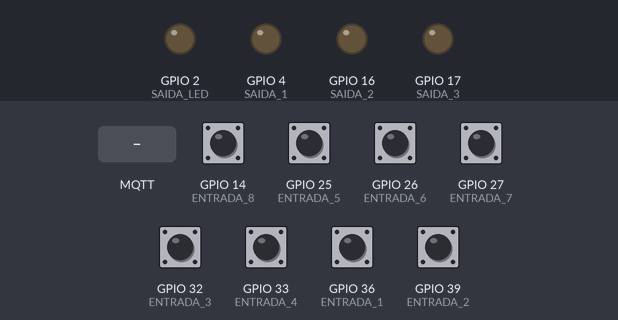
Simulated run of this sketch. Board: ESP32. Shown: output pins drawn as LEDs (lit = HIGH). Inputs (shaded band) come from the test bench; at power-on: GPIO 14 (ENTRADA_8), GPIO 25 (ENTRADA_5), GPIO 26 (ENTRADA_6), GPIO 27 (ENTRADA_7), GPIO 32 (ENTRADA_3), GPIO 33 (ENTRADA_4), GPIO 36 (ENTRADA_1), GPIO 39 (ENTRADA_2) HIGH. WiFi joins after 1.5 s; servers stay silent unless stated; network time is answered at once with the bench clock; the local clock reads 2024-03-15 10:24:30 at power-on unless the sketch sets it; random numbers use the default seed unless the sketch sets one; EEPROM starts erased; no MQTT or app messages arrive unless stated; what the sketch prints to the serial monitor is not drawn.

Above: at 2.2 s.
2.3 s: GPIO 25 (ENTRADA_5) pulled LOW for 0.15 s
At 2.4 s:
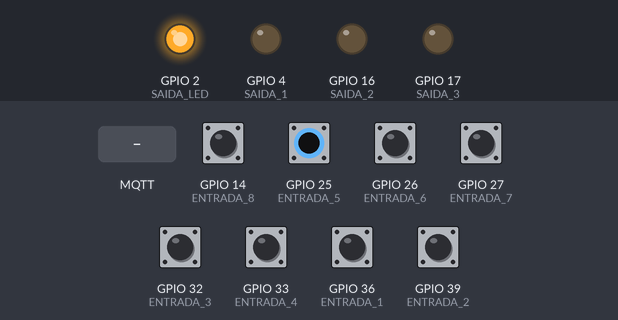
3.9 s: MQTT message "ON" arrives on the first subscribed topic
At 5.2 s:
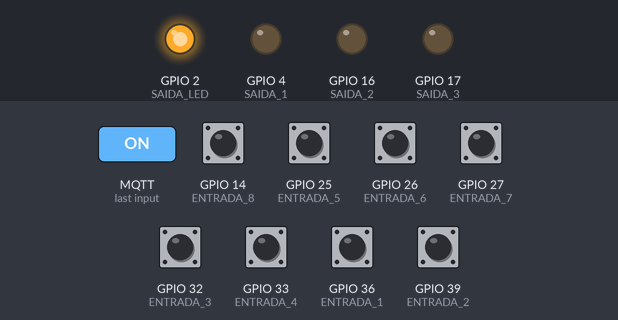
6.5 s: MQTT message "OFF" arrives on the first subscribed topic
At 7.2 s:
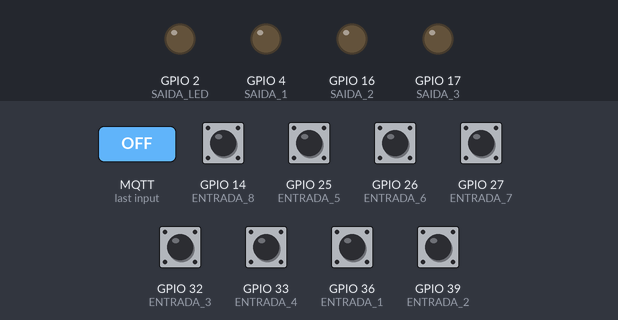
Timing chart, 0 to 9.5 s (numbered marks = the images above; inputs shaded):
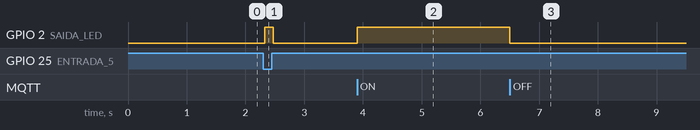

The sketch:

MQTT_ESP32_REDE_W5500_V1.ino
```cpp
#include <WiFi.h>
#include <PubSubClient.h>
#include <ArduinoJson.h>
#include <Ethernet.h>
#include <Bounce2.h>
#include <EthernetUdp.h>
#include <NTPClient.h>
#include <TimeLib.h>
#include "pinConfig.h"
#include "HoraDataNTP.h"

#define ETH_SPI_SCS 5  // CS (Chip Select),


byte mac[] = { 0xDE, 0xAD, 0xBE, 0xEF, 0xFE, 0xED };
IPAddress ip(192, 168, 1, 177);
IPAddress gateway(192, 168, 1, 254);
IPAddress subnet(255, 255, 255, 0);
IPAddress dns(8, 8, 8, 8);

//const char* ssid = "Francisco";
//const char* password = "fransousa";


const char* mqtt_server = "192.168.1.13";  // servidor MQTT
const int mqtt_port = 1883;
const char* mqtt_user = "";  // usuario mqtt
const char* mqtt_pass = "";  // senha mqtt


const char* device_id = "Placa_01";  // Id da placa

// Topicos
const char* topic_telemetry = "esp32/mqtt/dados_json";  // dados Json a cada 5 segundos
const char* topic_command = "esp32/mqtt/cmd";           // comando ON ou OFF
const char* topic_status = "esp32/mqtt/status";         // status de conexão da placa


EthernetClient espClient;
PubSubClient client(espClient);

EthernetUDP ntpUDP;
NTPClient timeClient(ntpUDP, "a.st1.ntp.br", -10800);

// Timers for non-blocking delays
unsigned long lastMsgTime = 0;
const long interval = 5000;  // envia a cada 5 segundos


void checa_rede() {
  Serial.println("Checando hardware...");
  if (Ethernet.hardwareStatus() == EthernetNoHardware) {
    Serial.println("ERRO: Defeito na W5500 ou ausente!");
    return;
  } else {
    Serial.println("Ethernet detectada!");
  }

  //Check if cable is connected
  if (Ethernet.linkStatus() == LinkOFF) {
    Serial.println("Cabo desconectado.");
  } else {
    Serial.println("Cabo conectado!");
    Serial.print("conectado ao IP : ");
    Serial.println(ip);
  }
}
void setup_wifi() {
  delay(10);
  Serial.println();
  Serial.print("Conectando ao Wifi: ");
  //Serial.println(ssid);

  WiFi.mode(WIFI_STA);
  // WiFi.begin(ssid, password);

  while (WiFi.status() != WL_CONNECTED) {
    delay(500);
    Serial.print(".");
  }

  Serial.println("");
  Serial.println("WiFi conectado");
  Serial.print("Endereço IP: ");
  Serial.println(WiFi.localIP());
}


void callback(char* topic, byte* payload, unsigned int length) {
  Serial.print("Mensagem recebida [");
  Serial.print(topic);
  Serial.print("] ");


  String message;
  for (int i = 0; i < length; i++) {
    message += (char)payload[i];
  }
  Serial.println(message);

  // comandos publicados
  //  se recebe "ON", liga o LED, caso receba OFF o led apaga
  if (String(topic) == topic_command) {
    if (message == "ON") {
      digitalWrite(SAIDA_LED, HIGH);
      // Feedback da publicação
      client.publish(topic_telemetry, "{\"led\": \"ON\"}");
    } else if (message == "OFF") {
      digitalWrite(SAIDA_LED, LOW);
      client.publish(topic_telemetry, "{\"led\": \"OFF\"}");
    }
  }
}

// reconecta
void reconnect() {

  while (!client.connected()) {
    Serial.print("Attempting MQTT connection...");


    if (client.connect(device_id, mqtt_user, mqtt_pass, topic_status, 1, true, "offline")) {
      Serial.println("Conectado");


      client.publish(topic_status, "online", true);


      client.subscribe(topic_command);
    } else {
      Serial.print("failed, rc=");
      Serial.print(client.state());
      Serial.println(" Tentando novamente em 5s");
     static unsigned long ultimaTentativa = 0;
if (millis() - ultimaTentativa > 5000) {
    ultimaTentativa = millis();
    // tenta conectar...
}
    }
  }
}

int estadoBotao;
Gerenciador meuGerenciador;
void setup() {
  Serial.begin(115200);

  configurarPinos();  // função de configuração da pinagem do esp32
configTime(-10800, 0, "pool.ntp.org");
  meuGerenciador.iniciar();

  delay(1000);
  Serial.println("iniciando conexão Ethernet...");
  Ethernet.init(ETH_SPI_SCS);
  Ethernet.begin(mac, ip, dns, gateway, subnet);
  timeClient.begin();
  // setup_wifi();
  checa_rede();

  client.setServer(mqtt_server, mqtt_port);
  client.setCallback(callback);
}


void loop() {


  // garante a conexão
  if (!client.connected()) {
    reconnect();
  }
  client.loop();  // mantem o mqtt ativo
  atualizarPinos();
  // teste para verifica botao entrada_05 ,pino 25
  if (BT_5.fell()) {
    digitalWrite(SAIDA_LED, HIGH);
    Serial.println("LED Aceso");
    estadoBotao = 1;
  }

  if (BT_5.rose()) {
    digitalWrite(SAIDA_LED, LOW);
    Serial.println("LED Apagado");
    estadoBotao = 0;
  }
  struct tm timeinfo;
  bool conseguiuHora = getLocalTime(&timeinfo);
  unsigned long now = millis();
  if (now - lastMsgTime > interval) {
    lastMsgTime = now;


    // cria instrução Json
    JsonDocument doc;
    if (timeClient.update()) {
    unsigned long epochTime = timeClient.getEpochTime();
    struct tm *ptm = gmtime((const time_t *)&epochTime);

    char dataHora[25];
    sprintf(dataHora, "%02d/%02d/%04d %02d:%02d:%02d",
            ptm->tm_mday, ptm->tm_mon + 1, ptm->tm_year + 1900,
            ptm->tm_hour - 3, ptm->tm_min, ptm->tm_sec); // -3 para GMT-3
    doc["Data_Hora"] = dataHora;
    }
    doc["Placa"] = device_id;

    doc["tempo_millis"] = millis() / 1000;
    doc["wifi_rssi"] = random(20, 30);
    doc["botao_25"] = estadoBotao;
    // simula um valor aleatorio de um sensor
    doc["temp"] = random(20, 30);

    //  JSON para String
    char buffer[256];
    serializeJson(doc, buffer);

    // publica no  MQTT
    Serial.print("Publicação de dados Json: ");
    Serial.println(buffer);
    client.publish(topic_telemetry, buffer);
  }
}
```

HoraDataNTP.h
```cpp
#ifndef HORADATANTP_H
#define HORADATANTP_H

#include <Arduino.h>
#include <Preferences.h>
#include "time.h"

class Gerenciador {
  private:
    Preferences preferences;
    int contador;
    bool jaResetouHoje;
    unsigned long tempoAnteriorSerial;

  public:
    Gerenciador();
    void iniciar();
    void atualizar();
    void incrementar();
    void zerarContador();
    void verificarResetAutomatico(struct tm* timeinfo);
    void exibirStatus(struct tm* timeinfo);

    // Getters para os pinos ou estados se necessário
    int getContador() { return contador; }
};

#endif
```

HoraDataNTPgerenciar.cpp
```cpp
#include "HoraDataNTP.h"

Gerenciador::Gerenciador() {
    contador = 0;
    jaResetouHoje = false;
    tempoAnteriorSerial = 0;
}

void Gerenciador::iniciar() {
    preferences.begin("armazena_cont", false);
    contador = preferences.getInt("cont", 0);
    Serial.printf("Contador recuperado da Flash: %d\n", contador);
}

void Gerenciador::incrementar() {
    contador++;
    preferences.putInt("cont", contador);
    Serial.println("-> Incrementado e salvo!");
}

void Gerenciador::zerarContador() {
    contador = 0;
    preferences.putInt("cont", 0);
}

void Gerenciador::exibirStatus(struct tm* timeinfo) {
    if (millis() - tempoAnteriorSerial >= 1000) {
        tempoAnteriorSerial = millis();

        // Aumenta buffer para "DD/MM/AAAA HH:MM:SS"
        char dataHoraFormatada[20];

        // %d = dia, %m = mês, %Y = ano com 4 dígitos
        strftime(dataHoraFormatada, sizeof(dataHoraFormatada), "%d/%m/%Y %H:%M:%S", timeinfo);

        Serial.printf("[%s] Contador: %d\n", dataHoraFormatada, contador);
        Serial.printf("[%s] ",dataHoraFormatada);

    }
}

void Gerenciador::verificarResetAutomatico(struct tm* timeinfo) {
    if (timeinfo->tm_hour == 6 && timeinfo->tm_min == 0 && !jaResetouHoje) {
        zerarContador();
        jaResetouHoje = true;
        Serial.println(">>> ALERTA: Memória zerada (06:00 AM)!");
    }
    if (timeinfo->tm_hour == 6 && timeinfo->tm_min == 1) {
        jaResetouHoje = false;
    }
}
```

pinConfig.cpp
```cpp
// arquivo de implementacao .cpp
// "diz" ao esp32 quais são os pinos de entrada e saida
#include "pinConfig.h"
#include <Bounce2.h>

// Instanciando os objetos
Bounce BT_1 = Bounce();
Bounce BT_2 = Bounce();
Bounce BT_3 = Bounce();
Bounce BT_4 = Bounce();
Bounce BT_5 = Bounce();
Bounce BT_6 = Bounce();
Bounce BT_7 = Bounce();
Bounce BT_8 = Bounce();

void configurarPinos() {

 // Inicia com as saidas desligadas

  digitalWrite(SAIDA_LED, LOW);
  digitalWrite(SAIDA_1, LOW);
  digitalWrite(SAIDA_2, LOW);
  digitalWrite(SAIDA_3, LOW);

  // configuração como entrada
 // pinMode(ENTRADA_1, INPUT_PULLUP);
 // pinMode(ENTRADA_2, INPUT_PULLUP);
 // pinMode(ENTRADA_3, INPUT_PULLUP);
 // pinMode(ENTRADA_4, INPUT_PULLUP);
 // pinMode(ENTRADA_5, INPUT_PULLUP);
 // pinMode(ENTRADA_6, INPUT_PULLUP);
 // pinMode(ENTRADA_7, INPUT_PULLUP);
 // pinMode(ENTRADA_8, INPUT_PULLUP);
  BT_1.attach(ENTRADA_1, INPUT_PULLUP);
  BT_1.interval(25);

  BT_2.attach(ENTRADA_2, INPUT_PULLUP);
  BT_2.interval(25);

  BT_3.attach(ENTRADA_3, INPUT_PULLUP);
  BT_3.interval(25);

  BT_4.attach(ENTRADA_4, INPUT_PULLUP);
  BT_4.interval(25);

  BT_5.attach(ENTRADA_5, INPUT_PULLUP);
  BT_5.interval(25);

  BT_6.attach(ENTRADA_6, INPUT_PULLUP);
  BT_6.interval(25);

  BT_7.attach(ENTRADA_7, INPUT_PULLUP);
  BT_7.interval(25);

  BT_8.attach(ENTRADA_8, INPUT_PULLUP);
  BT_8.interval(25);


  pinMode(SAIDA_1, OUTPUT);
  pinMode(SAIDA_2, OUTPUT);
  pinMode(SAIDA_3, OUTPUT);
  pinMode(SAIDA_LED, OUTPUT);
  //pinMode(SAIDA_4, OUTPUT);
 // pinMode(SAIDA_5, OUTPUT);
 // pinMode(SAIDA_6, OUTPUT);
}
void atualizarPinos() {
  BT_1.update();
  BT_2.update();
  BT_3.update();
  BT_4.update();
  BT_5.update();
  BT_6.update();
  BT_7.update();
  BT_8.update();
}
```

pinConfig.h
```cpp
// arquivo de cabeçalho .h
//nao usar os GPIOs 6 a 11 (conectados à flash integrada). e pinos de boot (0, 2, 12, 15).
//Entrada Apenas:  GPIOs 34 a 39 são apenas entrada (não têm pull-up interno).


#ifndef PIN_CONFIG_H
#define PIN_CONFIG_H


#include <Arduino.h>
#include <Bounce2.h>

// Mapeamento dos Pinos (usando GPIOs)

// mapeamento dos pinos de entrada da placa
const int ENTRADA_1 = 36;
const int ENTRADA_2 = 39;
const int ENTRADA_3 = 32;
const int ENTRADA_4 = 33;
const int ENTRADA_5 = 25;
const int ENTRADA_6 = 26;
const int ENTRADA_7 = 27;
const int ENTRADA_8 = 14;

// Instanciando os objetos Bounce
extern Bounce BT_1;
extern Bounce BT_2;
extern Bounce BT_3;
extern Bounce BT_4;
extern Bounce BT_5;
extern Bounce BT_6;
extern Bounce BT_7;
extern Bounce BT_8;


// mapeamento das saidas
const int SAIDA_LED = 2; // led embutido na placa
const int SAIDA_1 = 4;
const int SAIDA_2 = 16;
const int SAIDA_3 = 17;
//const int SAIDA_4 = 18; pino usado na w5500 SCLK
//const int SAIDA_5 = 19; pino usado na w5500 MISO
//const int SAIDA_6 = 23; pino usado na w5500 MOSI
// pino D22 RST
// pino D5 SCS


// Declaração da função que configurará os pinos
void configurarPinos();
void atualizarPinos();
#endif
```

Measured:
- after the input at 2.3 s, GPIO 2 (SAIDA_LED): LOW → HIGH at once, → LOW 0.15 s later
- after the input at 3.9 s, GPIO 2 (SAIDA_LED): LOW → HIGH at once
- after the input at 6.5 s, GPIO 2 (SAIDA_LED): HIGH → LOW at once
